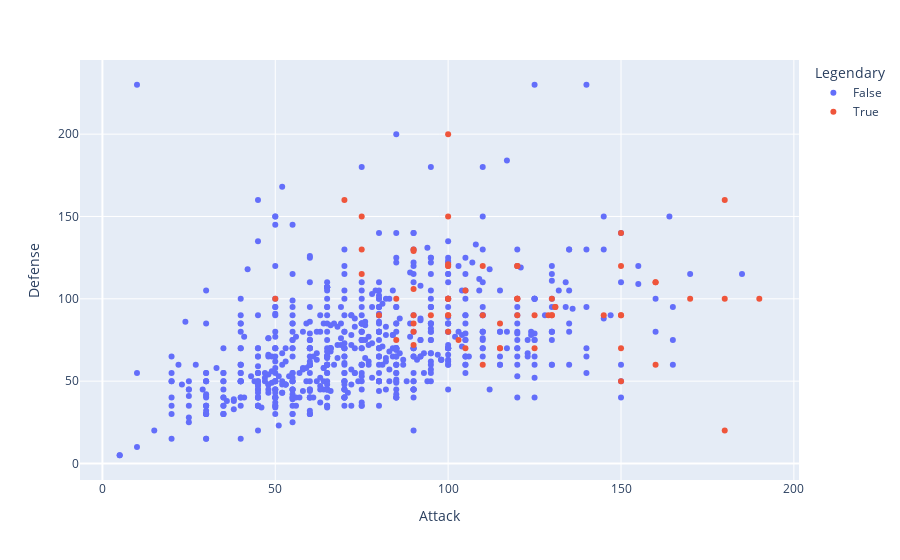

The notebook cell this image was saved under:
### Code cell
px.scatter(data_frame=df_pokemon, x="Attack", y="Defense", color="Legendary")

### Figure 1 — Plotly figure (JSON) as saved in the notebook; plotly's stock layout.template omitted (floating-point values rounded to 4 significant figures; data arrays with more than 128 entries replaced by an {"elided": "..."} marker saying what was removed)
{"data": [{"hovertemplate": "Legendary=False<br>Attack=%{x}<br>Defense=%{y}<extra></extra>", "legendgroup": "False", "marker": {"color": "#636efa", "symbol": "circle"}, "mode": "markers", "name": "False", "orientation": "v", "showlegend": true, "type": "scatter", "x": {"elided": "735 int values"}, "xaxis": "x", "y": {"elided": "735 int values"}, "yaxis": "y"}, {"hovertemplate": "Legendary=True<br>Attack=%{x}<br>Defense=%{y}<extra></extra>", "legendgroup": "True", "marker": {"color": "#EF553B", "symbol": "circle"}, "mode": "markers", "name": "True", "orientation": "v", "showlegend": true, "type": "scatter", "x": [85, 90, 100, 110, 190, 150, 85, 115, 75, 90, 130, 100, 50, 75, 80, 100, 90, 130, 100, 150, 150, 180, 150, 180, 100, 150, 180, 70, 95, 75, 105, 125, 120, 120, 90, 160, 100, 120, 90, 100, 103, 120, 100, 90, 129, 90, 115, 100, 115, 105, 120, 150, 125, 145, 130, 170, 120, 131, 131, 100, 100, 160, 110, 160, 110], "xaxis": "x", "y": [100, 85, 90, 90, 100, 70, 75, 85, 115, 130, 90, 200, 100, 150, 90, 120, 80, 100, 90, 90, 140, 160, 90, 100, 100, 50, 20, 160, 90, 130, 105, 70, 120, 100, 106, 110, 120, 100, 90, 100, 75, 120, 100, 129, 90, 72, 70, 80, 70, 70, 100, 120, 90, 90, 90, 100, 90, 95, 95, 121, 150, 110, 60, 60, 120], "yaxis": "y"}], "layout": {"legend": {"title": {"text": "Legendary"}, "tracegroupgap": 0}, "margin": {"t": 60}, "xaxis": {"anchor": "y", "domain": [0, 1], "title": {"text": "Attack"}}, "yaxis": {"anchor": "x", "domain": [0, 1], "title": {"text": "Defense"}}}}
